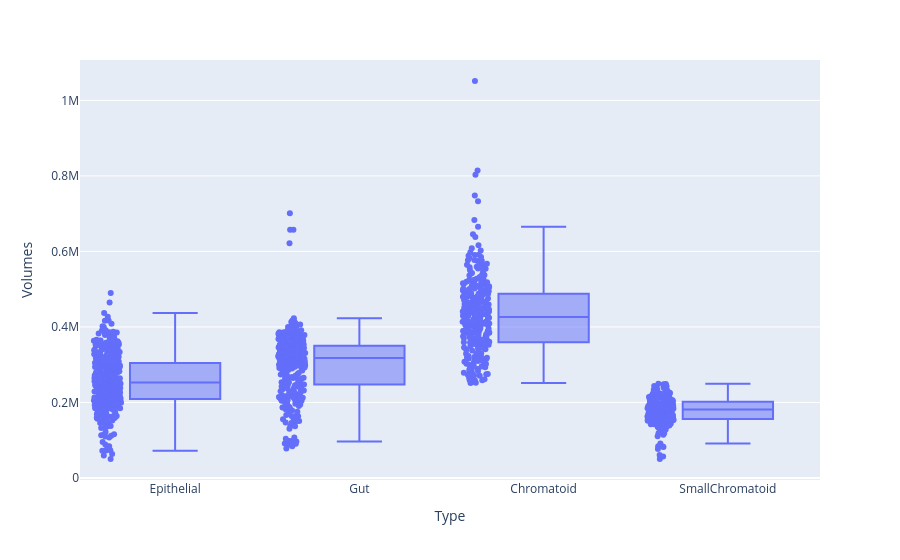

This figure's notebook cell:
### Code cell
px.box(aadf[aadf['Type'].isin(['SmallChromatoid', 'Chromatoid', 'Gut', 'Epithelial'])], x='Type', y='Volumes', points='all',
      category_orders={'Type':['Epithelial', 'Gut', 'Chromatoid', 'SmallChromatoid']})

### Figure 1 — Plotly figure (JSON) as saved in the notebook; plotly's stock layout.template omitted (floating-point values rounded to 4 significant figures; data arrays with more than 128 entries replaced by an {"elided": "..."} marker saying what was removed)
{"data": [{"alignmentgroup": "True", "boxpoints": "all", "hovertemplate": "Type=%{x}<br>Volumes=%{y}<extra></extra>", "legendgroup": "", "marker": {"color": "#636efa"}, "name": "", "notched": false, "offsetgroup": "", "orientation": "v", "showlegend": false, "type": "box", "x": {"elided": "1213 str values"}, "x0": " ", "xaxis": "x", "y": {"elided": "1213 int values"}, "y0": " ", "yaxis": "y"}], "layout": {"boxmode": "group", "legend": {"tracegroupgap": 0}, "margin": {"t": 60}, "xaxis": {"anchor": "y", "categoryarray": ["Epithelial", "Gut", "Chromatoid", "SmallChromatoid"], "categoryorder": "array", "domain": [0, 1], "title": {"text": "Type"}}, "yaxis": {"anchor": "x", "domain": [0, 1], "title": {"text": "Volumes"}}}}
